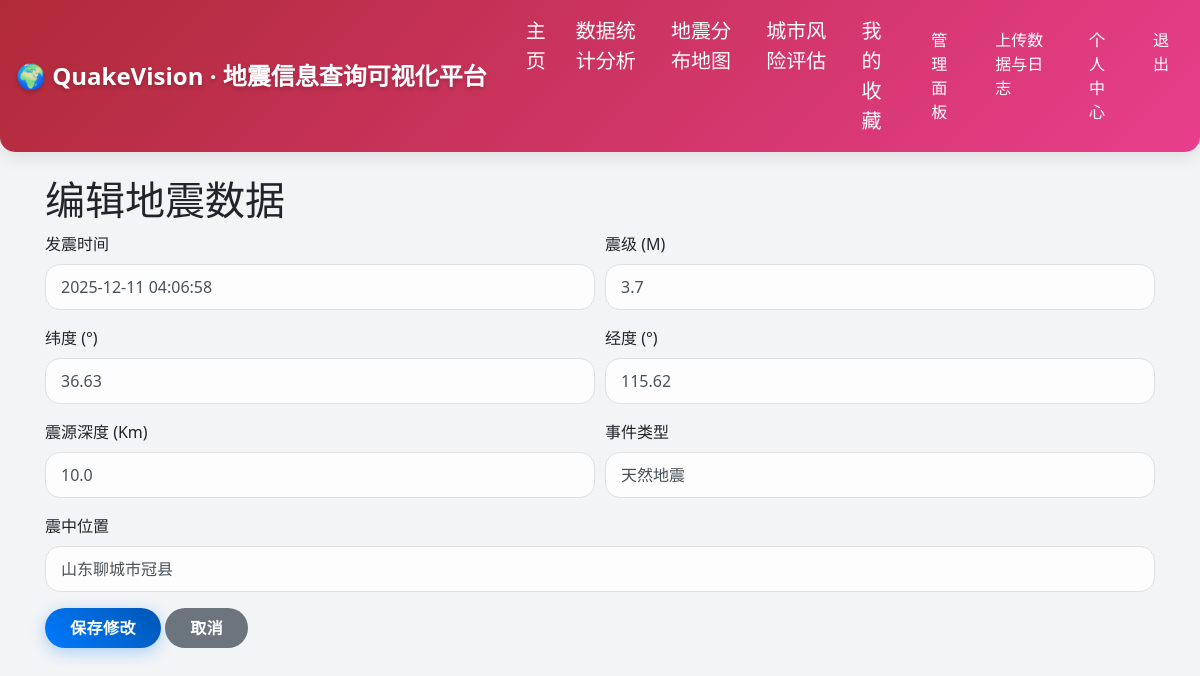
The page /edit/3 (signed in) on the database its author committed.
### app/models.py (models this page shows, shortened)
class Earthquake(db.Model):
    __tablename__ = 'earthquakes'
    id = db.Column(db.Integer, primary_key=True)
    original_id = db.Column(db.Integer) # 序号
    time = db.Column(db.DateTime, nullable=False, index=True) # 发震日期
    longitude = db.Column(db.Float, nullable=False, index=True) # 经度
    latitude = db.Column(db.Float, nullable=False, index=True) # 纬度
    depth = db.Column(db.Float, nullable=False) # 震源深度
    magnitude = db.Column(db.Float, nullable=False, index=True) # 震级
    location = db.Column(db.String(255)) # 震中位置
    event_type = db.Column(db.String(50)) # 事件类型

### app/routes.py (the view, shortened to what this page needs)
@app.route('/edit/<int:id>', methods=['GET', 'POST'])
@role_required(['ROLE_STAFF', 'ROLE_ADMIN'])
def edit_data(id):
    earthquake = Earthquake.query.get_or_404(id)
    return render_template('edit.html', title='编辑数据', earthquake=earthquake)

### app/models.py (called while the page is built)
@login.user_loader
def load_user(id):
    return User.query.get(int(id))

### app/routes.py (called while the page is built)
def role_required(roles):
    def decorator(f):
        @wraps(f)
        @login_required
        def decorated_function(*args, **kwargs):
            if current_user.role not in roles:
                flash('您没有权限执行此操作')
                return redirect(url_for('index'))
            return f(*args, **kwargs)
        return decorated_function
    return decorator

### app/templates/edit.html (shortened to what this page needs)
{% extends "base.html" %}
{% block content %}
    <h1>编辑地震数据</h1>
    <form action="" method="post">
        <div class="form-row">
            <div class="form-group col-md-6">
                <label for="time">发震时间</label>
                <input type="text" class="form-control datetimepicker" id="time" name="time" value="{{ earthquake.time.strftime('%Y-%m-%d %H:%M:%S') }}" required>
            </div>
            <div class="form-group col-md-6">
                <label for="magnitude">震级 (M)</label>
                <input type="number" step="0.1" class="form-control" id="magnitude" name="magnitude" value="{{ earthquake.magnitude }}" required>
            </div>
        </div>
        <div class="form-row">
            <div class="form-group col-md-6">
                <label for="latitude">纬度 (°)</label>
                <input type="number" step="0.01" class="form-control" id="latitude" name="latitude" value="{{ earthquake.latitude }}" required>
            </div>
            <div class="form-group col-md-6">
                <label for="longitude">经度 (°)</label>
                <input type="number" step="0.01" class="form-control" id="longitude" name="longitude" value="{{ earthquake.longitude }}" required>
            </div>
        </div>
        <div class="form-row">
            <div class="form-group col-md-6">
                <label for="depth">震源深度 (Km)</label>
                <input type="number" class="form-control" id="depth" name="depth" value="{{ earthquake.depth }}" required>
            </div>
            <div class="form-group col-md-6">
                <label for="event_type">事件类型</label>
                <input type="text" class="form-control" id="event_type" name="event_type" value="{{ earthquake.event_type }}">
            </div>
        </div>
        <div class="form-group">
            <label for="location">震中位置</label>
            <input type="text" class="form-control" id="location" name="location" value="{{ earthquake.location }}" required>
        </div>
        <button type="submit" class="btn btn-primary">保存修改</button>
        <a href="{{ url_for('index') }}" class="btn btn-secondary">取消</a>
    </form>
{% endblock %}

### app/static/css/style.css (style rules this page uses)
body { background: url('https://images.unsplash.com/photo-1444723121867-c61e74e1f744?q=80&w=2074&auto=format&fit=crop') no-repeat center center fixed; background-size: cover; font-family: 'Segoe UI', 'Microsoft YaHei', sans-serif; min-height: 100vh; }
body::after { content: ""; position: fixed; top: 0; left: 0; width: 100%; height: 100%; background: rgba(240, 242, 245, 0.85); z-index: -1; pointer-events: none; }
.btn { border-radius: 50px; padding: 8px 25px; font-weight: 600; letter-spacing: 0.5px; transition: all 0.3s ease; border: none; position: relative; overflow: hidden; }
.btn-primary { background: linear-gradient(45deg, #007bff, #0056b3); box-shadow: 0 4px 15px rgba(0, 123, 255, 0.3); }
.form-control, .custom-select { border-radius: 15px; border: 1px solid #e0e0e0; padding: 10px 15px; transition: all 0.3s ease; background-color: rgba(255,255,255,0.8); height: auto; min-height: 45px; }

### rows shown on the page
Earthquake: time "2025-12-11 04:06:58", magnitude "3.7", latitude "36.63", longitude "115.62", depth "10.0", event_type "天然地震", location "山东聊城市冠县"
